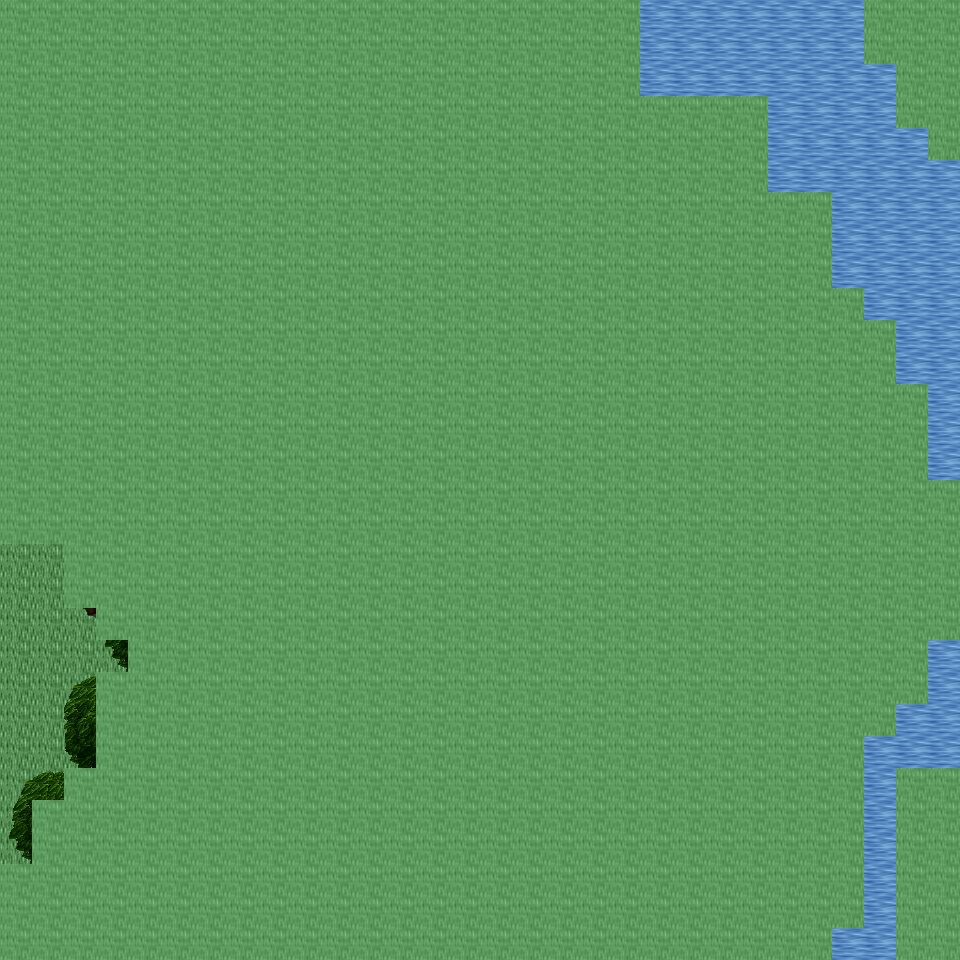

Tiled map render using the project's own tile images. Description and the map definition, with tile-layer contents summarised, below:
An orthogonal 30x30 tile map with 32x32 px tiles, 6 tile layers (Ground, Object, Object2, Above, ...), 24 tilesets and 5 objects (5x mapExit).

<map version="1.0" orientation="orthogonal" renderorder="right-down" width="30" height="30" tilewidth="32" tileheight="32" nextobjectid="6">
  <tileset firstgid="1" name="tileset_ground_ground" tilewidth="32" tileheight="32" tilecount="33" columns="3">
    <image source="../drawable/tileset_ground_ground.png" width="96" height="352" />
  </tileset>
  <tileset firstgid="34" name="tileset_ground_ridge_earth_dark" tilewidth="32" tileheight="32" tilecount="96" columns="12">
    <image source="../drawable/tileset_ground_ridge_earth_dark.png" width="384" height="256" />
  </tileset>
  <tileset firstgid="130" name="tileset_ground_grass_edges" tilewidth="32" tileheight="32" tilecount="36" columns="12">
    <image source="../drawable/tileset_ground_grass_edges.png" width="384" height="96" />
  </tileset>
  <tileset firstgid="166" name="tileset_ground_water_pool" tilewidth="32" tileheight="32" tilecount="72" columns="3">
    <image source="../drawable/tileset_ground_water_pool.png" width="96" height="768" />
  </tileset>
  <tileset firstgid="238" name="tileset_plant_flower_daisy_white" tilewidth="32" tileheight="32" tilecount="8" columns="2">
    <image source="../drawable/tileset_plant_flower_daisy_white.png" width="64" height="128" />
  </tileset>
  <tileset firstgid="246" name="tileset_ground_rock_pebbles" tilewidth="32" tileheight="32" tilecount="3" columns="1">
    <image source="../drawable/tileset_ground_rock_pebbles.png" width="32" height="96" />
  </tileset>
  <tileset firstgid="249" name="tileset_plant_grasses" tilewidth="32" tileheight="32" tilecount="6" columns="3">
    <image source="../drawable/tileset_plant_grasses.png" width="96" height="64" />
  </tileset>
  <tileset firstgid="255" name="tileset_plant_flower_daisy_yellow" tilewidth="32" tileheight="32" tilecount="8" columns="2">
    <image source="../drawable/tileset_plant_flower_daisy_yellow.png" width="64" height="128" />
  </tileset>
  <tileset firstgid="263" name="tileset_ground_grass_corners" tilewidth="32" tileheight="32" tilecount="24" columns="6">
    <image source="../drawable/tileset_ground_grass_corners.png" width="192" height="128" />
  </tileset>
  <tileset firstgid="287" name="tileset_plant_tree_tree_darkgreen" tilewidth="32" tileheight="32" tilecount="88" columns="8">
    <image source="../drawable/tileset_plant_tree_tree_darkgreen.png" width="256" height="352" />
  </tileset>
  <tileset firstgid="375" name="tileset_plant_flower_daisy_blue" tilewidth="32" tileheight="32" tilecount="8" columns="2">
    <image source="../drawable/tileset_plant_flower_daisy_blue.png" width="64" height="128" />
  </tileset>
  <tileset firstgid="383" name="tileset_plant_flower_daisy_red" tilewidth="32" tileheight="32" tilecount="8" columns="2">
    <image source="../drawable/tileset_plant_flower_daisy_red.png" width="64" height="128" />
  </tileset>
  <tileset firstgid="391" name="tileset_ground_earth_edges" tilewidth="32" tileheight="32" tilecount="18" columns="6">
    <image source="../drawable/tileset_ground_earth_edges.png" width="192" height="96" />
  </tileset>
  <tileset firstgid="409" name="tileset_ground_water_waterfall" tilewidth="32" tileheight="32" tilecount="120" columns="8">
    <image source="../drawable/tileset_ground_water_waterfall.png" width="256" height="480" />
  </tileset>
  <tileset firstgid="529" name="tileset_logic_creature_elf" tilewidth="32" tileheight="32" tilecount="16" columns="8">
    <image source="../drawable/tileset_logic_creature_elf.png" width="256" height="64" />
  </tileset>
  <tileset firstgid="545" name="tileset_logic_item_resources" tilewidth="32" tileheight="32" tilecount="6" columns="6">
    <image source="../drawable/tileset_logic_item_resources.png" width="192" height="32" />
  </tileset>
  <tileset firstgid="551" name="tileset_logic_creature_animal" tilewidth="32" tileheight="32" tilecount="32" columns="8">
    <image source="../drawable/tileset_logic_creature_animal.png" width="256" height="128" />
  </tileset>
  <tileset firstgid="583" name="tileset_logic_collision" tilewidth="32" tileheight="32" tilecount="1" columns="1">
    <image source="../drawable/tileset_logic_collision.png" width="32" height="32" />
  </tileset>
  <tileset firstgid="584" name="tileset_object_suspension_bridge" tilewidth="32" tileheight="32" tilecount="24" columns="3">
    <image source="../drawable/tileset_object_suspension_bridge.png" width="96" height="256" />
  </tileset>
  <tileset firstgid="608" name="tileset_logic_creature_elemental" tilewidth="32" tileheight="32" tilecount="16" columns="8">
    <image source="../drawable/tileset_logic_creature_elemental.png" width="256" height="64" />
  </tileset>
  <tileset firstgid="624" name="tileset_ground_rock_rocks_3" tilewidth="32" tileheight="32" tilecount="16" columns="4">
    <image source="../drawable/tileset_ground_rock_rocks_3.png" width="128" height="128" />
  </tileset>
  <tileset firstgid="640" name="tileset_object_rotating_crystal" tilewidth="32" tileheight="32" tilecount="48" columns="8">
    <image source="../drawable/tileset_object_rotating_crystal.png" width="256" height="192" />
  </tileset>
  <tileset firstgid="688" name="tileset_light_white_1x1" tilewidth="32" tileheight="32" tilecount="1" columns="1">
    <image source="../drawable/tileset_light_white_1x1.png" width="32" height="32" />
  </tileset>
  <tileset firstgid="689" name="tileset_light_light_5x5" tilewidth="32" tileheight="32" tilecount="25" columns="5">
    <image source="../drawable/tileset_light_light_5x5.png" width="160" height="160" />
  </tileset>
  <layer name="Ground" width="30" height="30">
    <data>[900 cells, 900 non-empty, 3 distinct tile ids]</data>
  </layer>
  <layer name="Object" width="30" height="30">
    <data>[900 cells, 60 non-empty, 29 distinct tile ids]</data>
  </layer>
  <layer name="Object2" width="30" height="30">
    <data>[900 cells, 3 non-empty, 3 distinct tile ids]</data>
  </layer>
  <layer name="Above" width="30" height="30">
    <data>[900 cells, 767 non-empty, 45 distinct tile ids]</data>
  </layer>
  <layer name="Above2" width="30" height="30">
    <data>[900 cells, 17 non-empty, 16 distinct tile ids]</data>
  </layer>
  <layer name="Walkable" width="30" height="30">
    <data>[900 cells, 803 non-empty, 1 distinct tile ids]</data>
  </layer>
  <objectgroup name="MapEvents">
    <object id="1" name="north" type="mapExit" x="640" y="0" width="224" height="32">
      <properties>
        <property name="map" value="level_0_x138_y93" />
        <property name="x" value="20" />
        <property name="y" value="28" />
      </properties>
    </object>
    <object id="2" name="south" type="mapExit" x="832" y="928" width="64" height="32">
      <properties>
        <property name="map" value="level_0_x138_y95" />
        <property name="x" value="26" />
        <property name="y" value="1" />
      </properties>
    </object>
    <object id="3" name="west" type="mapExit" x="0" y="544" width="32" height="320">
      <properties>
        <property name="map" value="level_0_x137_y94" />
        <property name="x" value="28" />
        <property name="y" value="17" />
      </properties>
    </object>
    <object id="4" name="east" type="mapExit" x="928" y="160" width="32" height="320">
      <properties>
        <property name="map" value="level_0_x139_y94" />
        <property name="x" value="1" />
        <property name="y" value="5" />
      </properties>
    </object>
    <object id="5" name="east2" type="mapExit" x="928" y="640" width="32" height="128">
      <properties>
        <property name="map" value="level_0_x139_y94" />
        <property name="x" value="1" />
        <property name="y" value="20" />
      </properties>
    </object>
  </objectgroup>
</map>
